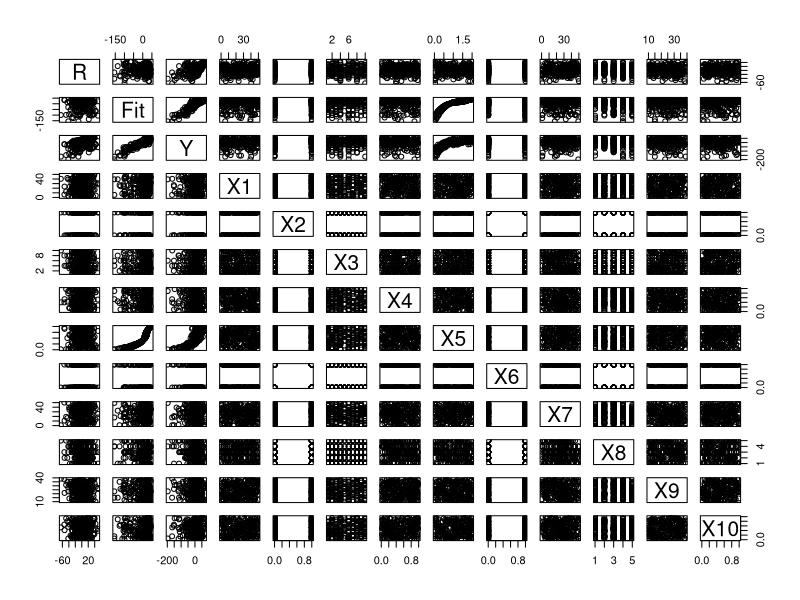
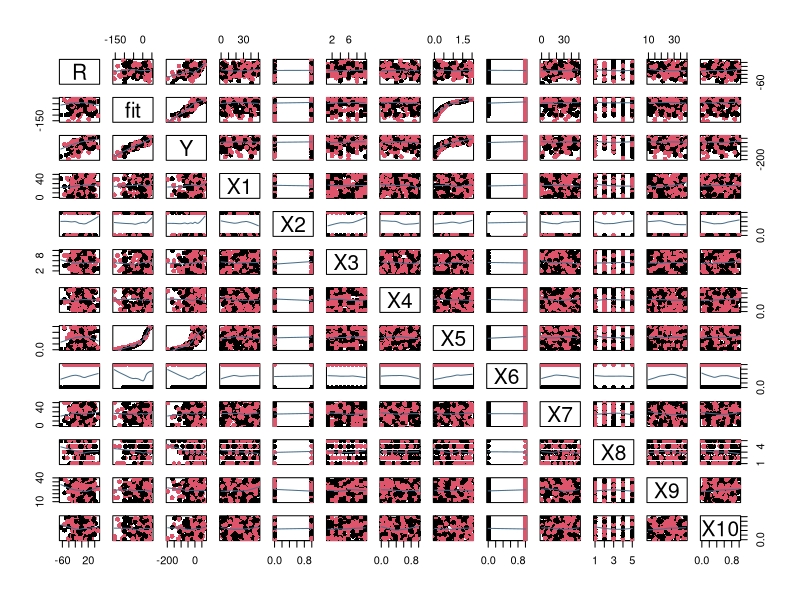
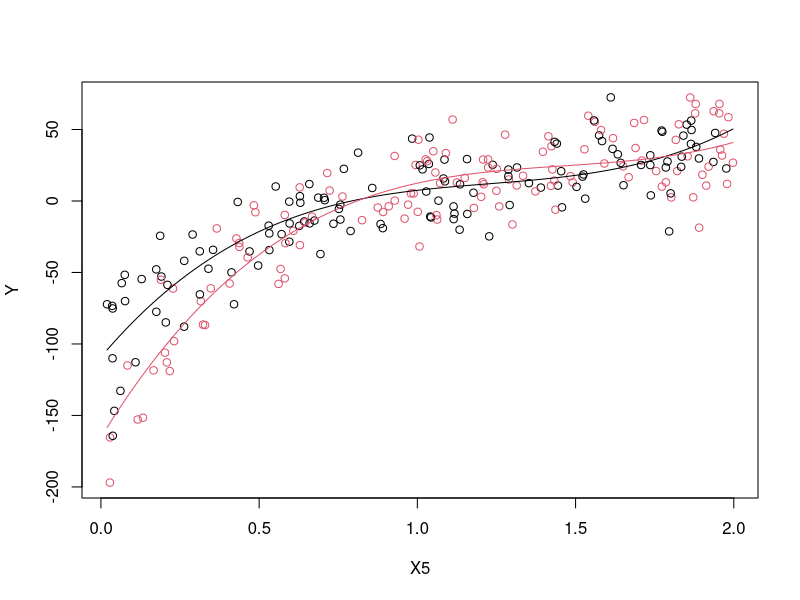
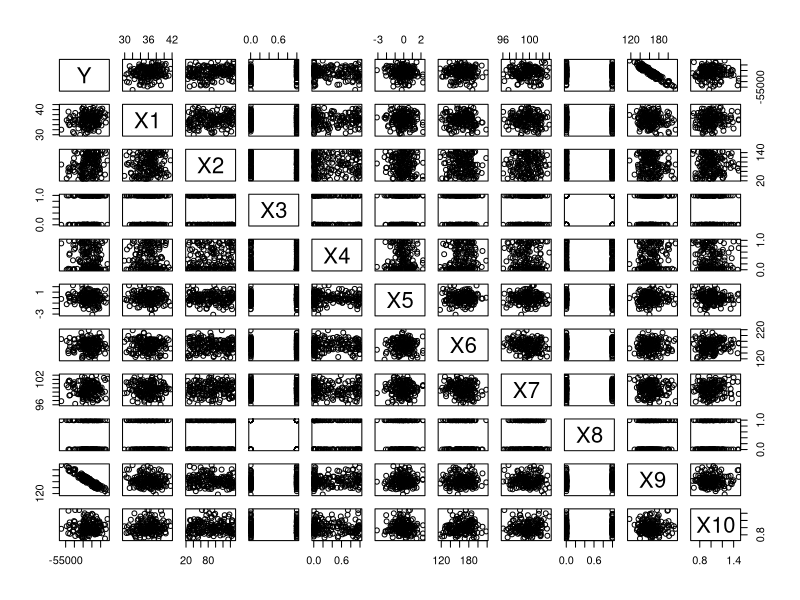
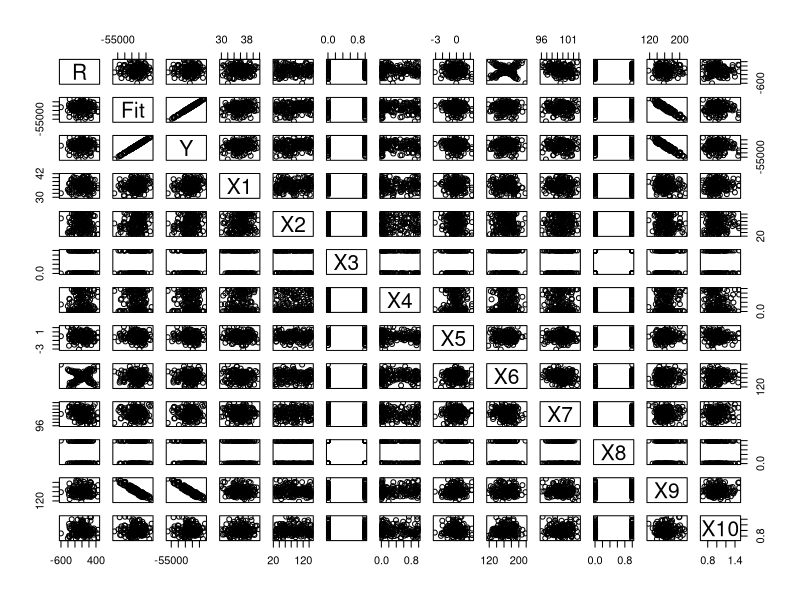
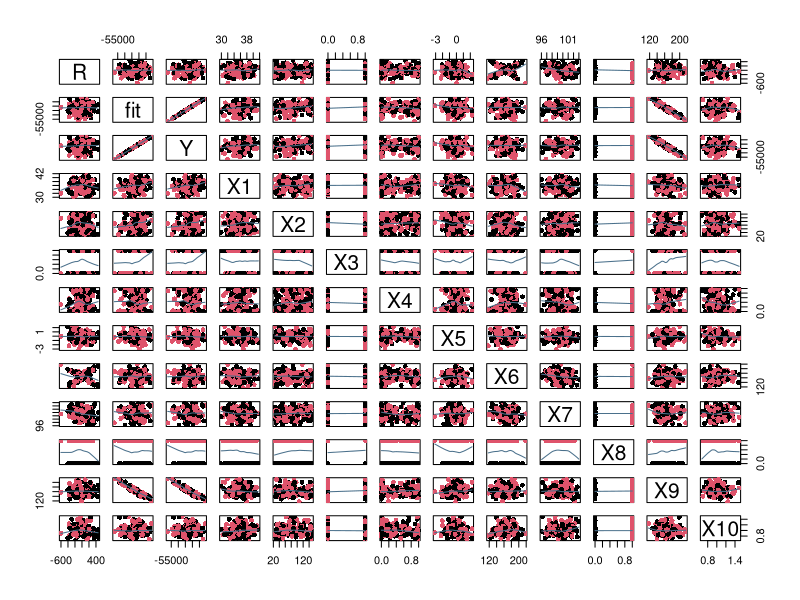
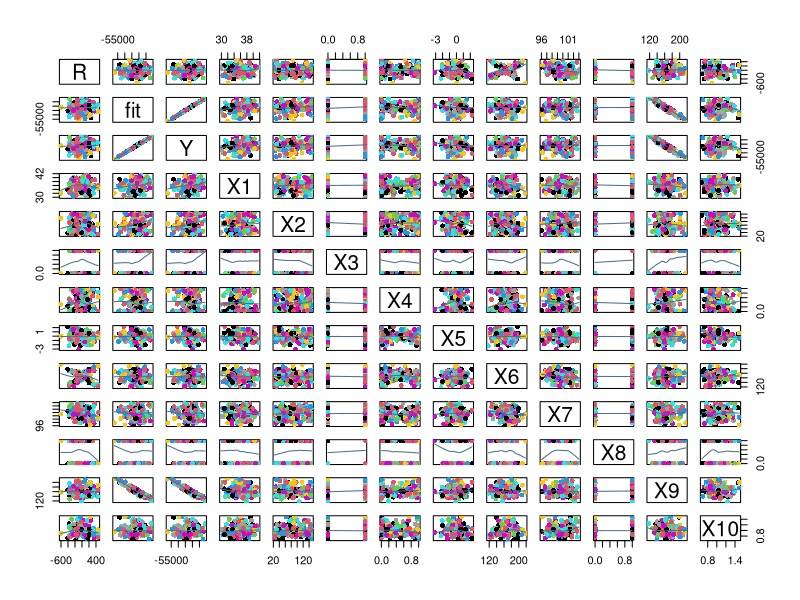
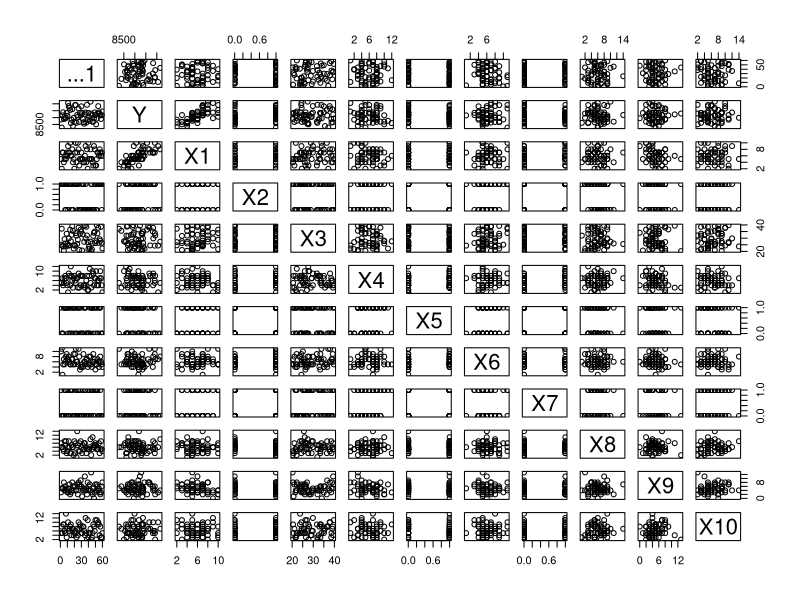

Recreate these plots in R, in order. (Note: this script raises an error after producing the figures.)
library(tidyverse)

dat <- read_csv('./RBdata.csv')
dat$X8 <- as.factor(dat$X8)

test.lm <- lm(Y ~ X5 + I(X5^2) + I(X5^3) + X6 + X6:X5 + X6:I(X5^2), data = dat)

summary(test.lm)

b <- coef(test.lm)

pairs(cbind(R = test.lm$residuals, Fit = test.lm$fit, dat))

pairs(cbind(R=test.lm$res, fit=test.lm$fit, dat), pch=16, cex=1, panel=panel.smooth, col.smooth="skyblue4", col=factor(dat$X6))

plot(Y ~ X5, data=dat, col=factor(X6))
curve(b[1] + b[2]*x + b[3]*x^2 + b[4]*x^3, add =TRUE)
curve((b[1] + b[5]) + (b[2] + b[6])*x + (b[3] + b[7])*x^2 + b[4]*x^3, add =TRUE, col=palette()[2])


dat <- read_csv('./RBdata2.csv')

pairs(dat)

test.lm <- lm(Y ~ X1 + X2 + X3 + X4 + X6 + X9, data = dat)

summary(test.lm)

pairs(cbind(R = test.lm$residuals, Fit = test.lm$fit, dat))

pairs(cbind(R=test.lm$res, fit=test.lm$fit, dat), pch=16, cex=1, panel=panel.smooth, col.smooth="skyblue4", col=factor(dat$X8))

pairs(cbind(R=test.lm$res, fit=test.lm$fit, dat), pch=16, cex=1, panel=panel.smooth, col.smooth="skyblue4", col=factor(dat$X4))

dat <- read_csv('./battleship3.csv')

pairs(dat)

dat <- dat %>% 
  mutate(X1 = X1_1)

test.lm <- lm(Y ~ X1 + X1:X9 + X1:X7:X9, data = dat)

summary(test.lm)

b <- coef(test.lm)

pairs(cbind(R = test.lm$residuals, Fit = test.lm$fit, dat))

pairs(cbind(R=test.lm$res, fit=test.lm$fit, dat), pch=16, cex=1, panel=panel.smooth, col.smooth="skyblue4", col=factor(dat$X5))

plot(Y ~ X1, data = dat, col=factor(X7))

curve(b[1] + b[2]*x, add=TRUE)
curve(b[1] + (b[2] + b[3])*x, add=TRUE, col=palette()[2])
curve(b[1] + (b[2] + b[4])*x, add=TRUE, col=palette()[3])

# pairs(cbind(R=test.lm$res, fit=test.lm$fit, dat), pch=16, cex=1, panel=panel.smooth, col.smooth="skyblue4", col=interaction(factor(dat$X1_1),factor(dat$X7)))
